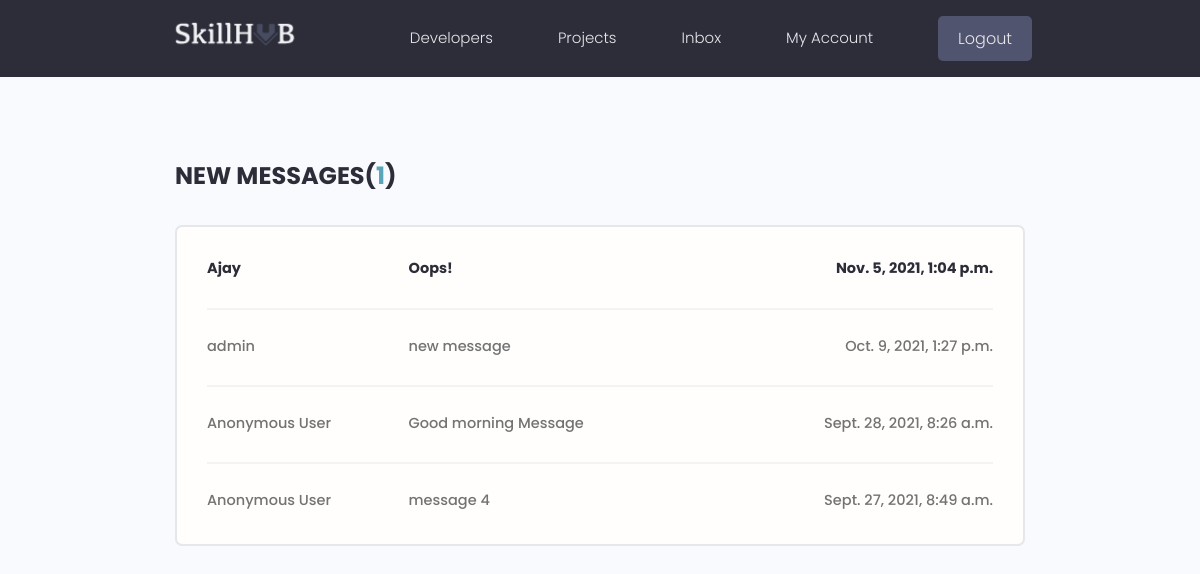
/inbox/ (signed in), run on the app's committed database.
### users/models.py (models this page shows, shortened)
class Messages(models.Model):
    sender=models.ForeignKey(Profile,on_delete=models.SET_NULL,null=True,blank=True,related_name='sentmessages')
    recipient=models.ForeignKey(Profile,on_delete=models.SET_NULL,null=True,blank=True,related_name='recievedmessages')
    subject=models.CharField(max_length=200,null=True,blank=True)
    body=models.TextField()
    is_read=models.BooleanField(default=False,null=True)
    created=models.DateTimeField(auto_now_add=True)
    id=models.UUIDField(default=uuid.uuid4,unique=True,primary_key=True,editable=False)
    class Meta:
        ordering=['-created']

class Profile(models.Model):
    user=models.OneToOneField(User,on_delete=models.CASCADE,null=True,blank=True)
    name=models.CharField(max_length=200,null=True,blank=True)
    email=models.EmailField(max_length=400,null=True,blank=True)
    username=models.CharField(max_length=200,null=True,blank=True)
    location=models.CharField(max_length=200,null=True,blank=True)
    short_intro=models.CharField(max_length=200,null=True,blank=True)
    bio=models.TextField(blank=True,null=True)
    profile_image=models.ImageField(null=False,blank=False,upload_to='profiles/',default='profiles/user-default.png')
    social_github=models.CharField(max_length=200,null=True,blank=True)
    social_twitter=models.CharField(max_length=200,null=True,blank=True)
    social_linkedin=models.CharField(max_length=200,null=True,blank=True)
    social_youtube=models.CharField(max_length=200,null=True,blank=True)
    social_website=models.CharField(max_length=200,null=True,blank=True)
    created=models.DateTimeField(auto_now_add=True)
    id=models.UUIDField(default=uuid.uuid4,unique=True,primary_key=True,editable=False)
    class Meta:
        ordering=['-created']

### users/views.py (the view)
# urls.py: path('inbox/',views.inbox,name='inbox'),
@login_required(login_url='login')
def inbox(request):
    profile=request.user.profile
    message_requests=profile.recievedmessages.all()
    unread_count=message_requests.filter(is_read=False).count()
    context={'message_requests':message_requests,'unread_count':unread_count}
    return render(request,'users/inbox.html',context)

### users/templates/users/inbox.html
{% extends 'main.html' %}
{% block content %}
  <main class="inbox my-xl">
    <div class="content-box">
      <h3 class="inbox__title">New Messages(<span>{{unread_count}}</span>)</h3>
      <ul class="messages">
        {% for message in message_requests %}
          {% if message.is_read == False %}
          <li class="message message--unread">
          {% else %}
          <li class="message">
          {% endif %}
            <a href="{% url 'message' message.id %}">
              {% if message.sender %}
              <span class="message__author">{{message.sender.name}}</span>
              {% else %}
              <span class="message__author">Anonymous User</span>
              {% endif %}
              <span class="message__subject">{{message.subject}}</span>
              <span class="message__date">{{message.created}}</span>
            </a>
          </li>
        {% endfor %}
      </ul>
    </div>
  </main>
{% endblock %}

### static/styles/app.css (style rules this page uses)
:root { --color-sub: #2d2d39; }
.content-box { width: 95%; max-width: 85rem; margin: 0 auto; }
.inbox { height: 90vh; }
.inbox__title, .inbox__title span { font-size: 2.4rem; font-weight: 700; color: var(--color-sub); text-transform: uppercase; text-align: left; margin-bottom: 3rem; }
.inbox__title span { color: var(--color-main); }
.messages { list-style: none; background: var(--color-white); padding: 0.5rem 3rem; border: 2px solid var(--color-light); border-radius: 0.7rem; }
.message { padding: 2.5rem 0; }
.message > a span { font-size: 1.45rem; font-weight: 500; }
.message.message--unread a span { font-weight: 700; color: var(--color-sub); }
.message:not(:last-child) { border-bottom: 2px solid var(--color-white-light); }
.message > a { display: flex; gap: 1rem; }
.message__author, .message__date { flex-basis: 25%; }
.message__subject { flex-basis: 50%; }
.message__date { text-align: right; }

### static/uikit/styles/modules/_variables.css (style rules this page uses)
:root { --color-main: #5aa5b9; --color-main-light: #e6faff; --color-sub: #3f4156; --color-sub-light: #51546e; --color-sub-lighter: #ededfd; --color-text: #737373; --color-gray: #8b8b8b; --color-light: #e5e7eb; --color-light-gray: #767676; --color-bg: #f8fafd; --color-white: #fffefd; --color-white-light: #f3f3f3; --color-success: #359e64; --color-success-bg: #def8e8; --color-error: #fc4b0b; --color-error-bg: #fff2ee; --font-base: 'Poppins', arial, helvetica, 'Segoe UI', roboto, ubuntu, sans-serif; --font-monospace: 'Fira Code', 'Courier New', courier, monospace; --font-regular: 300; --font-medium: 500; --font-bold: 700; --generic-shadow: 1px 1px 5px #00000010; --generic-transition: all 0.3s ease-in-out; }

### static/uikit/styles/modules/_base.css (style rules this page uses)
* { margin: 0; padding: 0; box-sizing: border-box; text-rendering: optimizeLegibility; color: inherit; font-size: inherit; }
html { font-size: 50%; }
@media only screen and (min-width: 480px) { html { font-size: 56.25%; } }
@media only screen and (min-width: 1200px) { html { font-size: 62.5%; } }
body { line-height: 1.6; font-weight: 400; font-size: 1.5rem; color: var(--color-text); background-color: var(--color-bg); min-height: 100vh; }

### static/uikit/styles/modules/_typography.css (style rules this page uses)
* { font-family: var(--font-base); }
h3 { font-size: 3.2rem; font-weight: var(--font-medium); }
p, span, strong { font-size: 1.6rem; color: var(--color-text); font-weight: var(--font-regular); }
a { padding-bottom: 2px; text-decoration: none; display: inline-block; color: var(--color-main); font-weight: var(--font-medium); }

### static/uikit/styles/modules/_utilities.css (style rules this page uses)
.my-xl { margin: 8rem auto; }

### data on the page
Messages: sender.name "Ajay", subject "Oops!", created "Nov. 5, 2021, 1:04 p.m."
Messages: sender.name "admin", subject "new message", created "Oct. 9, 2021, 1:27 p.m."
Messages: shows "Anonymous User", subject "Good morning Message", created "Sept. 28, 2021, 8:26 a.m."
Messages: shows "Anonymous User", subject "message 4", created "Sept. 27, 2021, 8:49 a.m."

### other printed values
{{ unread_count }} "1"
